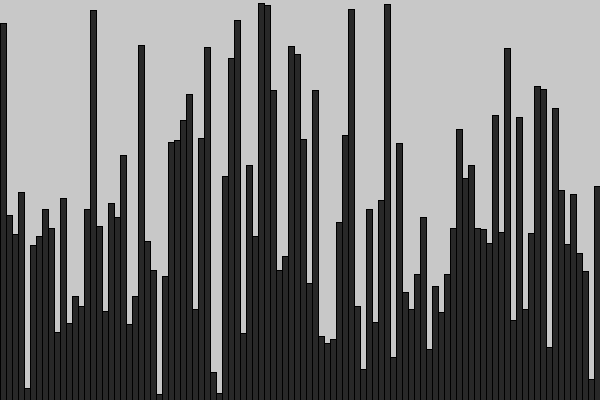
Frame 1 (no input)
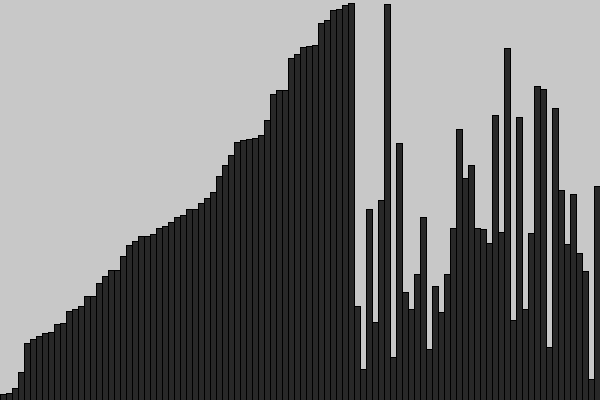
Frame 60 (the mouse pressed at the canvas centre just before this capture)
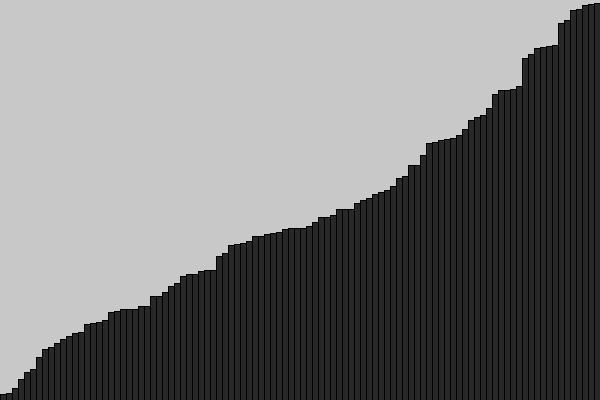
Frame 120 (the mouse held since frame 60 and released just before this capture)

The Processing sketch that drew these frames (run headless with seeded random() and noise(); from frame 60 on, the mouse is pressed at the canvas centre):

// Processing sketch: insertionSort
// ── insertionSort.pde
import java.util.Arrays;

float[] numbers = new float[100];
int count = 0;
void setup() {
  size(600, 400);
  frameRate(24);

  for (int i = 0; i < numbers.length; i++) {
    numbers[i] = (float)Math.random();
  }

  // print(Arrays.toString(numbers));
}

void draw() {
  drawBars();
if(count<numbers.length){
 float temp = numbers[count];
 int j = count-1;
    while ( j>=0&&numbers[j]>temp) {
      numbers[j + 1] = numbers[j];
      j--;
    }
    numbers[j+1]=temp;
    count++;
// sorting algorithm here (just one step)
}
}

void drawBars() {
  background(200);
  fill(40);
  for (int i = 0; i < numbers.length; i++) {
    float spacing = (float)width / numbers.length;
    rect(i * spacing, height, spacing, -numbers[i] * height);
  }
}
